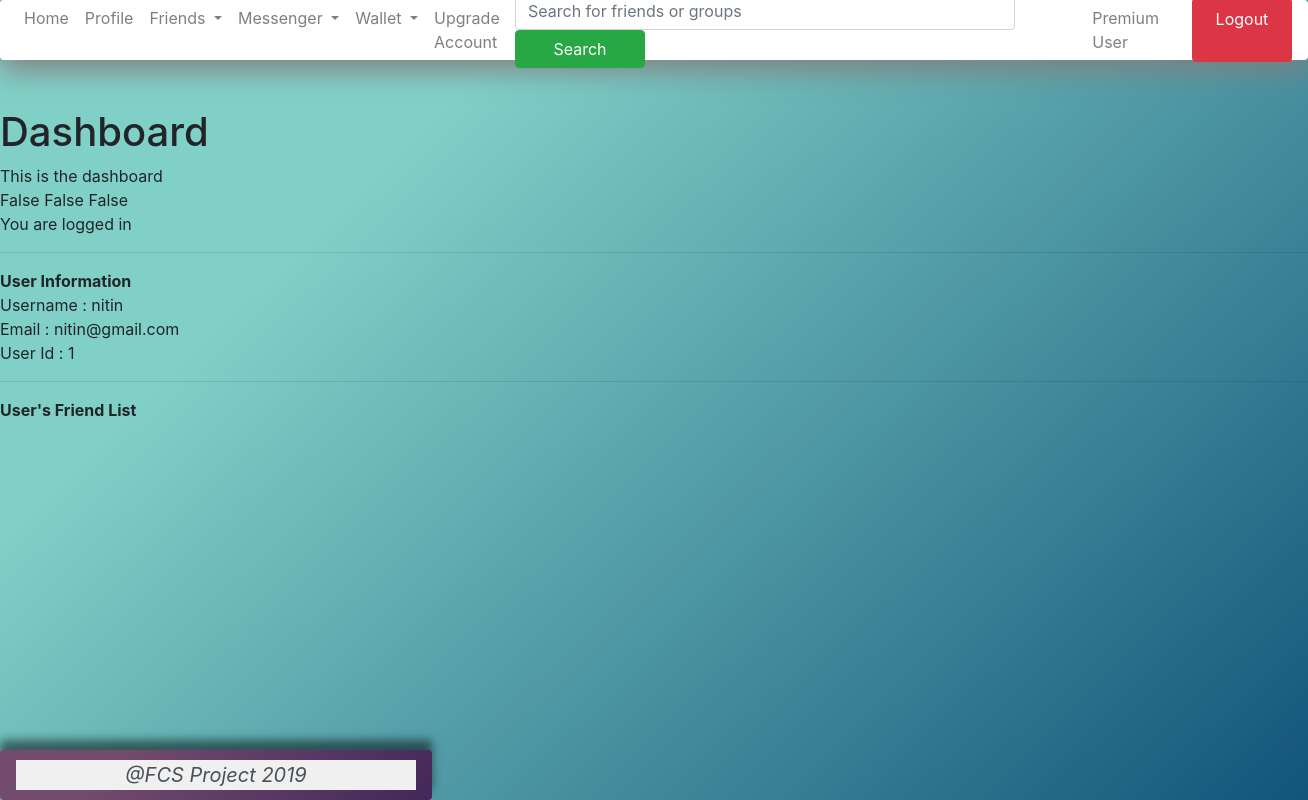
Before: /dashboard/ (signed in) with the older database file.
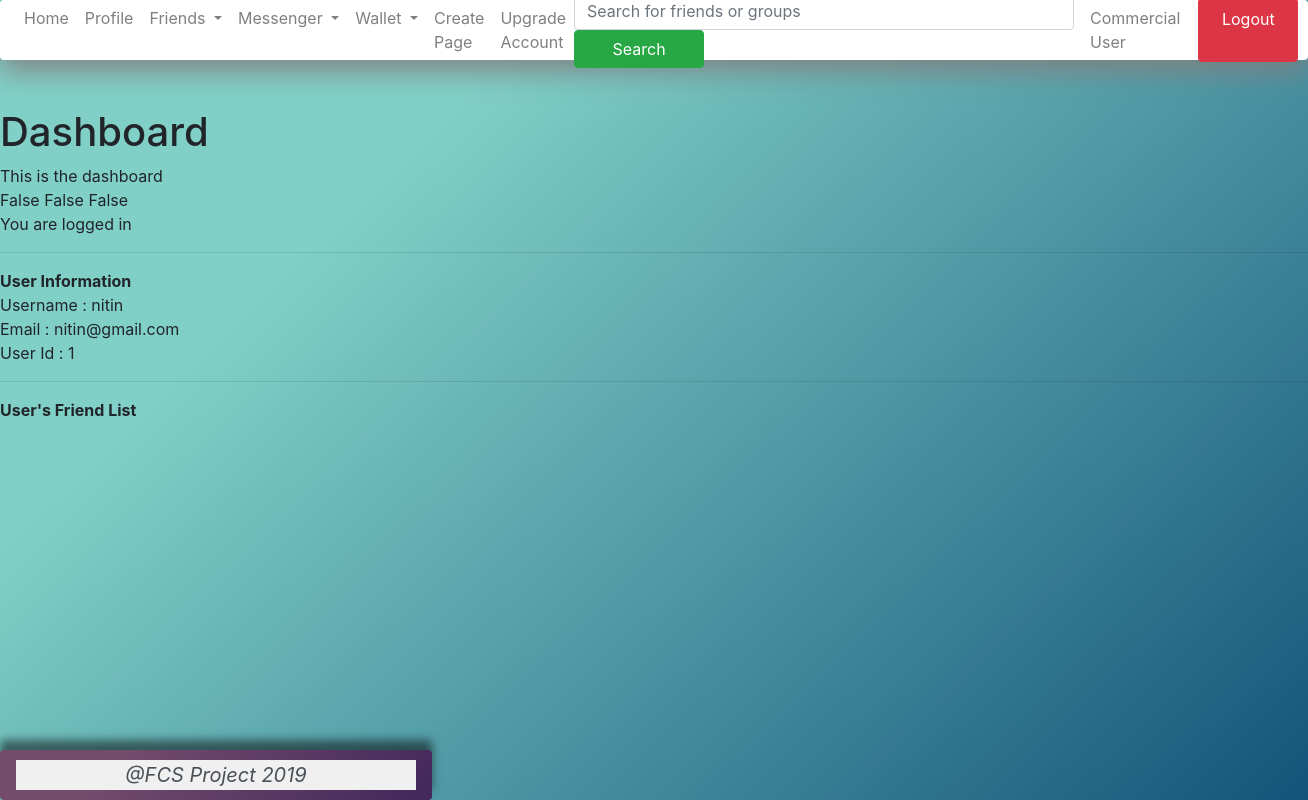
After: the same page with the newer database file.
### dashboard/views.py (the view)
# urls.py: url(r'^dashboard/$', dashboard_view, name = "dashboard"),
def dashboard_view(request):
	if not request.user.is_authenticated:
		return redirect('login')
	args = {
		"text" : "This is the dashboard"
	}
	accounts = Account.objects.all()
	args['accounts'] = accounts
	if request.user.is_authenticated:
		return render(request, 'dashboard.html', args)
	else : return redirect('login')

### account/models.py (called while the page is built)
	def __str__(self):
		return self.email

### dashboard/templates/dashboard.html (shortened to what this page needs)
{% extends 'dashboard/base.html' %}
{% block content %}
	<h1>Dashboard</h1>
	{{ text }}
	<br>
	{% for account in accounts %}
		{{ account.is_verified }}
	{% endfor %}
	<br>
	You are logged in
	<hr>
	<b>User Information</b><br>
	Username : {{ request.user.username }} <br>
	Email : {{ request.user }} <br>
	User Id : {{ request.user.id }} <br>
	<hr>
	<b>User's Friend List</b>
	<br>
{% endblock %}

Changed rows visible on the page:
changed Account "nitin": is_commercial_user False → True (drawn)
Other visible differences:
text no longer shown: "Premium User"
text now shown: "Create Page Commercial User"
